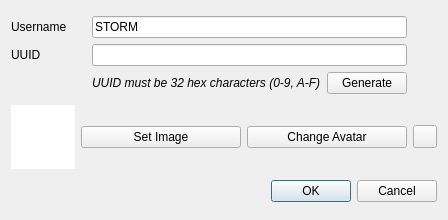
<?xml version="1.0" encoding="UTF-8"?>
<ui version="4.0">
 <class>NewUserDialog</class>
 <widget class="QDialog" name="NewUserDialog">
  <property name="geometry">
   <rect>
    <x>0</x>
    <y>0</y>
    <width>448</width>
    <height>220</height>
   </rect>
  </property>
  <property name="windowTitle">
   <string>New User</string>
  </property>
  <layout class="QGridLayout" name="gridLayout_2">
   <item row="2" column="1" colspan="3">
    <widget class="QDialogButtonBox" name="buttonBox">
     <property name="orientation">
      <enum>Qt::Orientation::Horizontal</enum>
     </property>
     <property name="standardButtons">
      <set>QDialogButtonBox::StandardButton::Cancel|QDialogButtonBox::StandardButton::Ok</set>
     </property>
    </widget>
   </item>
   <item row="1" column="2">
    <widget class="QPushButton" name="setAvatar">
     <property name="text">
      <string>Change Avatar</string>
     </property>
    </widget>
   </item>
   <item row="1" column="1">
    <widget class="QPushButton" name="selectImage">
     <property name="text">
      <string>Set Image</string>
     </property>
    </widget>
   </item>
   <item row="1" column="3">
    <widget class="QToolButton" name="revert">
     <property name="text">
      <string/>
     </property>
    </widget>
   </item>
   <item row="0" column="0" colspan="4">
    <layout class="QGridLayout" name="gridLayout">
     <item row="1" column="0">
      <widget class="QLabel" name="label">
       <property name="text">
        <string>UUID</string>
       </property>
      </widget>
     </item>
     <item row="0" column="1" colspan="2">
      <widget class="QLineEdit" name="username">
       <property name="text">
        <string>STORM</string>
       </property>
      </widget>
     </item>
     <item row="1" column="1" colspan="2">
      <widget class="QLineEdit" name="uuid"/>
     </item>
     <item row="0" column="0">
      <widget class="QLabel" name="label_2">
       <property name="text">
        <string>Username</string>
       </property>
      </widget>
     </item>
     <item row="2" column="1">
      <widget class="QLabel" name="label_3">
       <property name="font">
        <font>
         <italic>true</italic>
        </font>
       </property>
       <property name="text">
        <string>UUID must be 32 hex characters (0-9, A-F)</string>
       </property>
      </widget>
     </item>
     <item row="2" column="2">
      <widget class="QPushButton" name="generate">
       <property name="text">
        <string>Generate</string>
       </property>
      </widget>
     </item>
     <item row="1" column="3">
      <widget class="QLabel" name="uuidVerified">
       <property name="sizePolicy">
        <sizepolicy hsizetype="Fixed" vsizetype="Preferred">
         <horstretch>0</horstretch>
         <verstretch>0</verstretch>
        </sizepolicy>
       </property>
       <property name="minimumSize">
        <size>
         <width>24</width>
         <height>0</height>
        </size>
       </property>
      </widget>
     </item>
     <item row="0" column="3">
      <widget class="QLabel" name="usernameVerified">
       <property name="text">
        <string/>
       </property>
      </widget>
     </item>
    </layout>
   </item>
   <item row="1" column="0">
    <widget class="QGraphicsView" name="image">
     <property name="sizePolicy">
      <sizepolicy hsizetype="Expanding" vsizetype="Expanding">
       <horstretch>0</horstretch>
       <verstretch>0</verstretch>
      </sizepolicy>
     </property>
     <property name="minimumSize">
      <size>
       <width>64</width>
       <height>64</height>
      </size>
     </property>
     <property name="maximumSize">
      <size>
       <width>64</width>
       <height>64</height>
      </size>
     </property>
     <property name="frameShape">
      <enum>QFrame::Shape::NoFrame</enum>
     </property>
     <property name="frameShadow">
      <enum>QFrame::Shadow::Plain</enum>
     </property>
     <property name="verticalScrollBarPolicy">
      <enum>Qt::ScrollBarPolicy::ScrollBarAlwaysOff</enum>
     </property>
     <property name="horizontalScrollBarPolicy">
      <enum>Qt::ScrollBarPolicy::ScrollBarAlwaysOff</enum>
     </property>
     <property name="interactive">
      <bool>false</bool>
     </property>
    </widget>
   </item>
  </layout>
 </widget>
 <resources/>
 <connections>
  <connection>
   <sender>buttonBox</sender>
   <signal>accepted()</signal>
   <receiver>NewUserDialog</receiver>
   <slot>accept()</slot>
   <hints>
    <hint type="sourcelabel">
     <x>248</x>
     <y>254</y>
    </hint>
    <hint type="destinationlabel">
     <x>157</x>
     <y>274</y>
    </hint>
   </hints>
  </connection>
  <connection>
   <sender>buttonBox</sender>
   <signal>rejected()</signal>
   <receiver>NewUserDialog</receiver>
   <slot>reject()</slot>
   <hints>
    <hint type="sourcelabel">
     <x>316</x>
     <y>260</y>
    </hint>
    <hint type="destinationlabel">
     <x>286</x>
     <y>274</y>
    </hint>
   </hints>
  </connection>
 </connections>
</ui>
